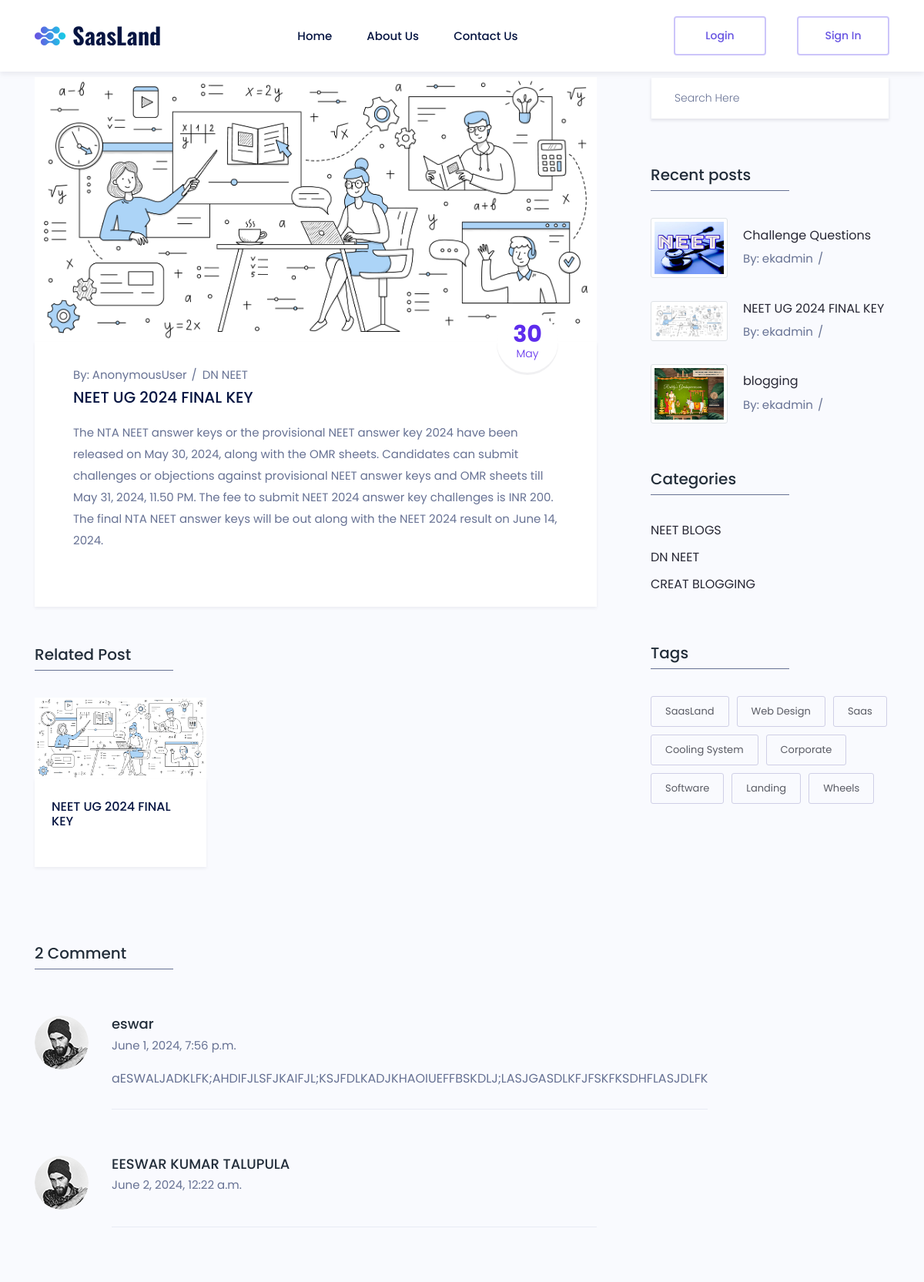
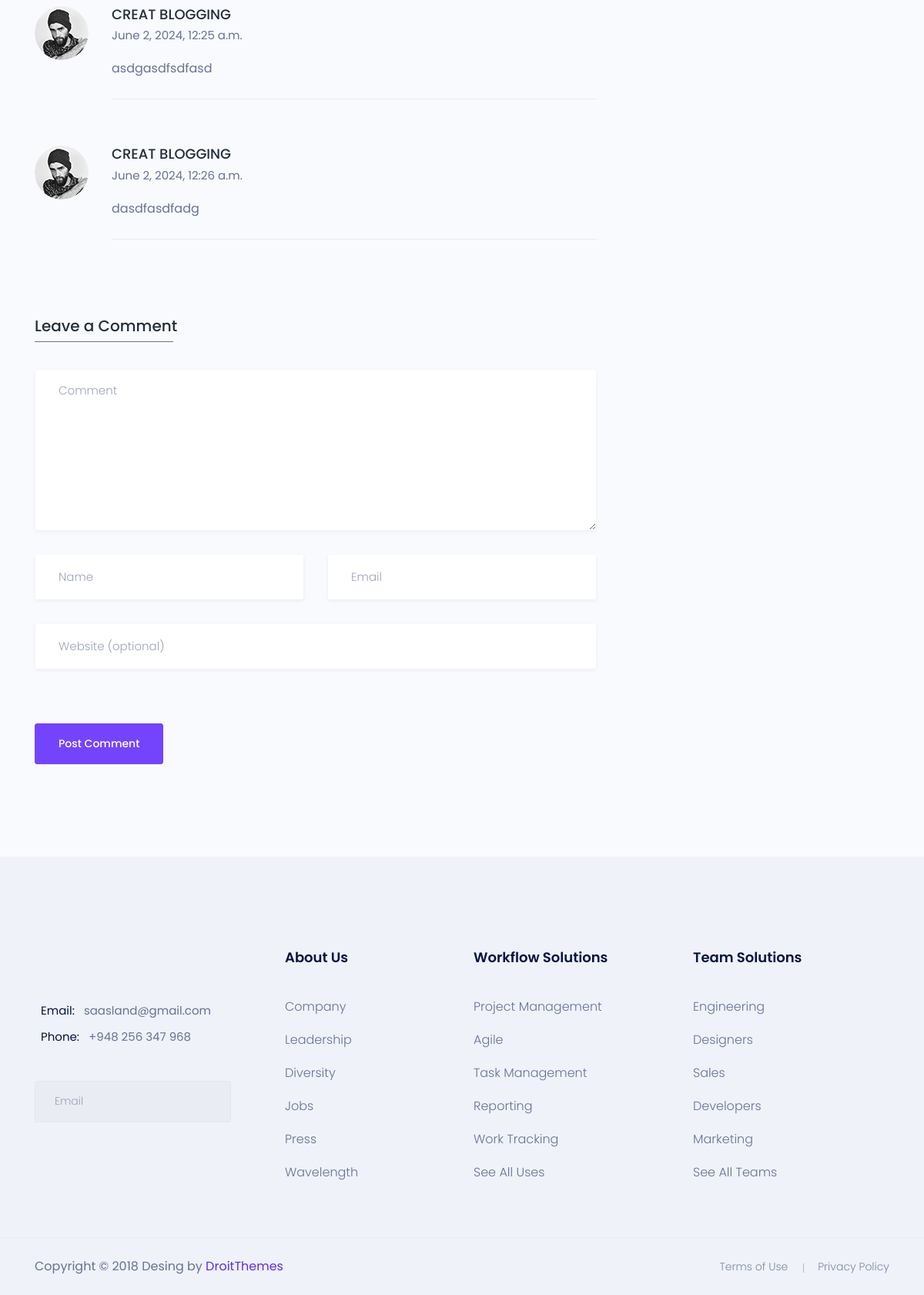
Screenshot of /post/NEET UG 2024 FINAL KEY/ with the database file from the repository (2 pictures, top to bottom).
### blog/models.py (models this page shows, shortened)
class Post(models.Model):
    category = models.ForeignKey(Category, on_delete=models.CASCADE, related_name='categories')
    user = models.ForeignKey(User, on_delete=models.CASCADE, related_name='users')
    title = models.CharField(max_length=255)
    thumbnail = models.ImageField(upload_to='post/thumbnail')
    description = RichTextField(blank = True)
    tags = models.CharField(max_length=255)
    posted_at = models.DateField(default=datetime.now)
    is_published = models.BooleanField(default=False)
    class Meta:
        verbose_name = ("Post")
        verbose_name_plural = ("Posts")

class Category(models.Model):
    name = models.CharField(max_length=255, default='Unknown')
    created = models.DateTimeField(default=datetime.now)
    def __str__(self):
        return self.name
    class Meta:
        verbose_name = 'Category'
        verbose_name_plural = 'Categories'

class Comment(models.Model):
    post = models.ForeignKey(Post, on_delete=models.CASCADE, related_name='comments')
    name = models.CharField(max_length=255)
    email = models.CharField(max_length=255)
    website = models.CharField(null = True, blank=True, max_length=100)
    comment = models.TextField()
    commented_at = models.DateTimeField(default=datetime.now)
    is_resolved = models.BooleanField(default=False)
    class Meta:
        verbose_name = 'Comment'
        verbose_name_plural = 'Comment'

### blog/views.py (the view)
# urls.py: path('post/<str:title>/',post, name = 'post'),
def post(request, title):
    post = Post.objects.get(title = title)
    category = post.category
    related_posts = Post.objects.filter(category = category)
    recent_posts = Post.objects.filter(is_published=True).order_by('posted_at')
    categories = Category.objects.all()
    comments = Comment.objects.filter(post=post)
    context = {
        'related_posts':related_posts,
        'recent_posts': recent_posts,
        'post': post,
        'categories' : categories,
        'comments':comments,
    }
    return render (request, 'blog/post.html', context)

### templates/blog/post.html (shortened to what this page needs)
{% extends 'base.html'%}
{% load static %}
    {% block content %}
        <section class="blog_area sec_pad">
            <div class="container">
                <div class="row">
                    <div class="col-lg-8">
                        <div class="blog_list_item mb_50">
                            <img class="img-fluid" src="{{post.thumbnail.url}}" alt="">
                                <div class="blog_content">
                                    <div class="post_date">
                                        <h2>{{post.posted_at|date:'d'}}<span>{{post.posted_at|date:'F'}}</span></h2>
                                    </div>
                                    <div class="entry_post_info">
                                        By: <a href="#">{{user}}</a>
                                        <a href="#">{{post.category}}</a>
                                    </div>
                                    <a href="#">
                                        <h5 class="f_p f_size_20 f_500 t_color mb_20">{{post.title}}</h5>
                                    </a>
                                    <p class="f_400 mb-30">{{post.description | safe}}</p>
                                </div>
                        </div>
                    <div class="blog_post">
                        <div class="widget_title">
                            <h3 class="f_p f_size_20 t_color3">Related Post</h3>
                            <div class="border_bottom"></div>
                        </div>
                        <div class="row">
                            {% for post in related_posts  %}
                            <div class="col-lg-4 col-sm-6">
                                <div class="blog_post_item">
                                    <div class="blog_img">
                                        <a href = "/post/{{post.title}}">
                                            <img src={{post.thumbnail.url}} alt="">
                                        </a>
                                    </div>
                                    <div class="blog_content">
                                        <div class="entry_post_info">
                                        </div>
                                        <a href = "/post/{{post.title}}">
                                            <h5 class="f_p f_size_16 f_500 t_color">{{post.title}}</h5>
                                        </a>
                                    </div>
                                </div>
                            </div>
                            {% endfor %}
                        </div>
                    </div>
                        <div class="widget_title mt_100">
                            <h3 class="f_p f_size_20 t_color3">2 Comment</h3>
                            <div class="border_bottom"></div>
                        </div>
                        <ul class="comment-box list-unstyled mb-0">
                        {% for comment in comments %}
                            <li class="post_comment">
                                <div class="media post_author mt_60">
                                    <div class="media-left">
                                        <img class="rounded-circle" src="./single_post_files/comment1.png" alt="">
                                        <a href="#" class="replay"><i class="ti-share"></i></a>
                                    </div>
                                    <div class="media-body">
                                        <h5 class="f_p t_color3 f_size_18 f_500">{{comment.name}}</h5>
                                        <h6 class="f_p f_size_15 f_400 mb_20">{{comment.commented_at}}</h6>
                                        <p>{{comment.comment}}</p>
                                    </div>
                                </div>
                            </li>
                        {% endfor %}
                        </ul>
                        <div class="widget_title mt_100">
                            <h3 class="f_p f_size_20 t_color3">Leave a Comment</h3>
                            <div class="border_bottom"></div>
                        </div>
                        <form class="get_quote_form row" action="{% url 'comment' %}" method="post"> {% csrf_token %}
                            <div class="col-md-12 form-group">
                                <textarea class="form-control message" id = 'comment' name = 'comment' placeholder="Comment"></textarea>
                            </div>
                            <div class="col-md-6 form-group">
                                <input type="text" class="form-control" id="name" name = 'name' placeholder="Name">
                            </div>
                            <div class="col-md-6 form-group">
                                <input type="email" class="form-control" name = 'email' id="email"  placeholder="Email">
                            </div>
                            <div class="col-md-12 form-group">
                                <input type="text" class="form-control" name = 'website' id="website"  placeholder="Website (optional)">
                            </div>
                            <div class="col-md-12"><button class="btn btn_three btn_hover f_size_15 f_500" type="submit">Post Comment</button></div>
                        </form>
                    </div>
                    <div class="col-lg-4">
                        <div class="blog-sidebar">
                            <div class="widget sidebar_widget widget_search">
                                <form action="{% url 'search' %}" class="search-form input-group" method = 'get'>
                                    <input type="search" class="form-control widget_input" name = 'keyword' placeholder="Search Here">
                                    <button type="submit"><i class="ti-search"></i></button>
                                </form>
                            </div>
                            <div class="widget sidebar_widget widget_recent_post mt_60">
                                <div class="widget_title">
                                    <h3 class="f_p f_size_20 t_color3">Recent posts</h3>
                                    <div class="border_bottom"></div>
                                </div>
                                {% for post in recent_posts%}
                                <div class="media post_item">
                                    <a href = "/post/{{post.title}}">
                                        <img src="{{post.thumbnail.url}}" class = "img-thumbnail" height = "50px" width = "100px" alt="">
                                    </a>
                                        <div class="media-body">
                                        <a href = "/post/{{post.title}}">
                                            <h3 class="f_size_16 f_p f_400">{{post.title}}</h3>
                                        </a>
                                        <div class="entry_post_info">
                                            By: <a href="#">{{post.user}}</a>
                                            <a href="#">{{post.poste_at}}</a>
                                        </div>
                                    </div>
                                </div>
                                {% endfor %}
                            </div>
                            <div class="widget sidebar_widget widget_categorie mt_60">
                                <div class="widget_title">
                                    <h3 class="f_p f_size_20 t_color3">Categories</h3>
                                    <div class="border_bottom"></div>
                                </div>
                                <ul class="list-unstyled">
                                    {% for category in categories %}
                                        <li>
                                            <a href="/category/{{category.name}}/">
                                                <span>{{category.name}}</span>
                                            </a>
                                        </li>
                                    {% endfor %}
                                </ul>
                            </div>
                            <div class="widget sidebar_widget widget_tag_cloud mt_60">
                                <div class="widget_title">
                                    <h3 class="f_p f_size_20 t_color3">Tags</h3>
                                    <div class="border_bottom"></div>
                                </div>
                                <div class="post-tags">
                                    <a href="http://droitthemes.com/html/saasland/blog-list.html#">SaasLand</a>
                                    <a href="http://droitthemes.com/html/saasland/blog-list.html#">Web Design</a>
                                    <a href="http://droitthemes.com/html/saasland/blog-list.html#">Saas</a>
                                    <a href="http://droitthemes.com/html/saasland/blog-list.html#">Cooling System</a>
                                    <a href="http://droitthemes.com/html/saasland/blog-list.html#">Corporate</a>
                                    <a href="http://droitthemes.com/html/saasland/blog-list.html#">Software</a>
                                    <a href="http://droitthemes.com/html/saasland/blog-list.html#">Landing</a>
                                    <a href="http://droitthemes.com/html/saasland/blog-list.html#">Wheels</a>
                                </div>
                            </div>
                        </div>
                    </div>
                </div>
            </div>
        </section>
    {% endblock content %}

### rows the page displays
Post: thumbnail (picture), posted_at "30", posted_at "May", category "DN NEET", title "NEET UG 2024 FINAL KEY", description "The NTA NEET answer keys or the provisional NEET answer key 2024 have been released on May 30, 2024, along with the OMR sheets. Candidates can submit challenges or objections against provisional NEET answer keys and OMR sheets till May 31, 2024, 11.50 PM. The fee to submit NEET 2024 answer key challenges is INR 200. The final NTA NEET answer keys will be out along with the NEET 2024 result on June 14, 2024.", user "ekadmin"
Comment: name "eswar", commented_at "June 1, 2024, 7:56 p.m.", comment "aESWALJADKLFK;AHDIFJLSFJKAIFJL;KSJFDLKADJKHAOIUEFFBSKDLJ;LASJGASDLKFJFSKFKSDHFLASJDLFK"
Comment: name "EESWAR KUMAR TALUPULA", commented_at "June 2, 2024, 12:22 a.m."
Comment: name "CREAT BLOGGING", commented_at "June 2, 2024, 12:25 a.m.", comment "asdgasdfsdfasd"
Comment: name "CREAT BLOGGING", commented_at "June 2, 2024, 12:26 a.m.", comment "dasdfasdfadg"
Post: thumbnail (picture), title "Challenge Questions", user "ekadmin"
Post: thumbnail (picture), title "blogging", user "ekadmin"
Category: name "NEET BLOGS"
Category: name "DN NEET"
Category: name "CREAT BLOGGING"

### other values shown
{{ user }} "AnonymousUser"
